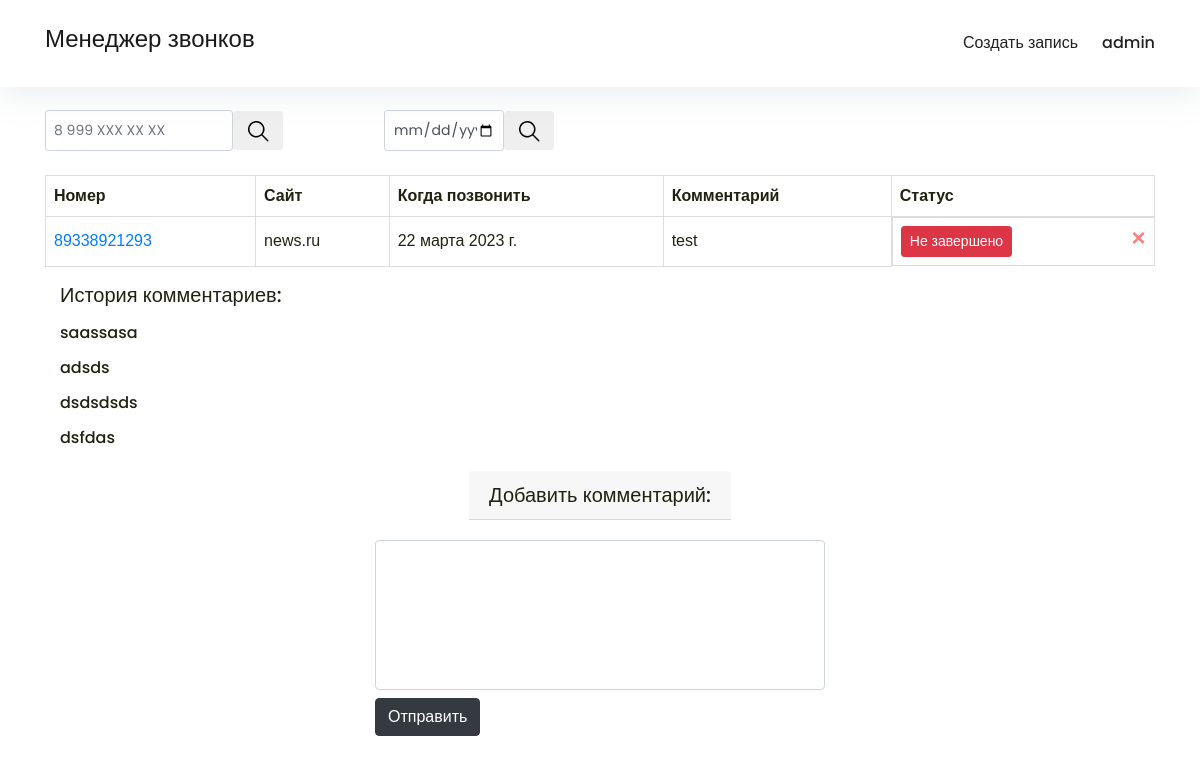
Screenshot of /detail/1 (signed in) with the database file from the repository.
### todolist/models.py (models this page shows, shortened)
class ToDo(models.Model):
    number = models.CharField('Номер телефона', max_length=50, blank=True, null=True)
    site = models.CharField('Сайт', max_length=50, blank=True, null=True)
    datatime = models.DateField('Следующий звонок', auto_now = False , auto_now_add = False)
    comment = models.TextField('Комментарий',max_length = 1000)
    is_complete = models.BooleanField('Завершено', default=False)
    class Meta:
        verbose_name = 'Задача'
        verbose_name_plural = 'Задания'

class Comment(models.Model):
    number = models.ForeignKey(ToDo,
                             on_delete=models.CASCADE,
                             related_name='comments',
                             verbose_name='Задача',
                             blank=True,
                             null=True)
    author = models.ForeignKey(User,
                               on_delete=models.CASCADE,
                               verbose_name='Автор')
    text = models.TextField('Комментарий', help_text='Напишите комментарий')
    pub_date = models.DateTimeField('Дата публикации', auto_now_add=True)
    class Meta:
        ordering = ['-pub_date']
        verbose_name = 'Комментарий'
        verbose_name_plural = 'Комментарии'

### todolist/views.py (the view)
# urls.py: path('detail/<int:pk>', views.TodoDetailview.as_view(), name='detail'),
class TodoDetailview(MyLoginRequiredMixin, TodoFilterView, DetailView):
     model = ToDo
     template_name='todolist/todo_detail.html'

### todolist/forms.py
class TodoForm(forms.ModelForm):
    number = forms.IntegerField(widget=forms.TextInput(attrs={"class": "form-control", "id": "number", "placeholder": "8(123)456-78-90"}))
    site = forms.CharField(widget=forms.TextInput(attrs={"class": "form-control", "id": "site", "placeholder": "example.ru"}))
    datatime = forms.DateTimeField(widget=forms.DateTimeInput(attrs={"type": "date", "class": "form-control", "id": "datatime"}))
    comment = forms.CharField(widget=forms.Textarea(attrs={"class": "form-control", "id": "comment"}))
    class Meta:
        model = ToDo
        fields = ('number', 'site', 'datatime', 'comment')

class CommentsFormModel(forms.ModelForm):
    text = forms.CharField(widget=forms.Textarea(attrs={"class": "form-control"}))
    class Meta:
        model = Comment
        fields = ['text']

### todoapp/context_proccesor.py (called while the page is built)
def get_context_data(request):
    context = {
        'todo_create': TodoForm(),
        'comment_create': CommentsFormModel(),
    }
    return context

### templates/todolist/todo_detail.html (shortened to what this page needs)
{% extends "todolist/base_todolist.html" %}
{% load static %}
{% block table %}
    <table>
        <tr>
            <th>Номер</th>
            <th>Сайт</th>
            <th>Когда позвонить</th>
            <th>Комментарий</th>
            <th>Статус</th>
        </tr>
        <tr>
            <td>
                <a href="{% url 'todolist:detail' pk=object.id %}">{{ object.number }}</a>
            </td>
            <td>{{ object.site }}</td>
            <td>{{ object.datatime }}</td>
            <td>
                    {{ object.comment }}
            </td>
            <td class="d-flex justify-content-between">
            {% if object.is_complete == False %}
                <a class="btn btn-danger btn-sm" href="{% url 'todolist:update' pk=object.id %}">Не завершено</a>
            {% else %}
                <a class="btn btn-success btn-sm" href="{% url 'todolist:update' pk=object.id %}">Выполнено</a>
            {% endif %}
                <a class="close" href="{% url 'todolist:delete' pk=object.id %}">
                    <span aria-hidden="true" style="color:red">×</span>
                </a>
            </td>
        </tr>
    </table>
    <div class="container my-3">
        <h5>История комментариев:</h5>
        {% for comments in object.comments.all %}
        <div class="my-3">
            <h6>{{ comments.text }}</h6>
        </div>
        {% endfor %}
    </div>
    <div class="align-items-center d-flex flex-column my-4">
            <h5 class="card-header">Добавить комментарий:</h5>
            <div class="card-body">
            <form method="post" action="{% url 'todolist:create_comment' id=object.id %}">
                <div class="form-group mb-2">
                {{ comment_create.text }}
                </div>
                <button type="submit" class="btn btn-dark">Отправить</button>
            </form>
            </div>
      </div>
{% endblock %}

### templates/include/navbar.html (shortened to what this page needs)
{% load static %}
<div class="navigation-wrap bg-light start-header start-style">
    <div class="container">
        <div class="row">
            <div class="col-12">
                <nav class="navbar navbar-expand-md navbar-light">
                        <a class="navbar-brand" href="{% url 'todolist:index' %}">
                            <h4>Менеджер звонков</h4>
                        </a>
                    <div class="collapse navbar-collapse" id="navbarSupportedContent">
                        <ul class="navbar-nav ml-auto py-4 py-md-0">
                            <li class="nav-item pl-4 pl-md-0 ml-0 ml-md-4">
                                <a class="nav-link"  data-toggle="modal" data-target="#exampleModal" data-whatever="@mdo" style="cursor: pointer">Создать запись</a>
                            </li>
                            <li class="nav-item pl-4 pl-md-0 ml-0 ml-md-4">
                                {% if user.authenticated %}
                                    <a class="nav-link" href="/login">{{ user }}</a>
                                {% else %}
                                    <a class="nav-link" href="/logout">{{ user }}</a>
                                {% endif %}
                            </li>
                        </ul>
                    </div>
                </nav>
            </div>
        </div>
    </div>
</div>

### static/css/custom.css (style rules this page uses)
body { font-family: 'Poppins', sans-serif; font-size: 16px; line-height: 24px; font-weight: 400; color: #212112; background-position: center; background-repeat: repeat; background-size: 7%; background-color: #fff; overflow-x: hidden; transition: all 200ms linear; }
.start-header { opacity: 1; transform: translateY(0); padding: 20px 0; box-shadow: 0 10px 30px 0 rgba(138, 155, 165, 0.15); -webkit-transition : all 0.3s ease-out; transition : all 0.3s ease-out; }
.navigation-wrap { position: fixed; width: 100%; top: 0; left: 0; z-index: 1000; -webkit-transition : all 0.3s ease-out; transition : all 0.3s ease-out; }
.navbar { padding: 0; }
.nav-link { color: #212121 !important; font-weight: 500; transition: all 200ms linear; }
.nav-link { position: relative; padding: 5px 0 !important; display: inline-block; }
.nav-item:after { position: absolute; bottom: -5px; left: 0; width: 100%; height: 2px; content: ''; background-color: #8167a9; opacity: 0; transition: all 200ms linear; }
.nav-item { position: relative; transition: all 200ms linear; }
.bg-light { background-color: #fff !important; transition: all 200ms linear; }
table { font-family: arial, sans-serif; border-collapse: collapse; width: 100%; }
td, th { border: 1px solid #dddddd; text-align: left; padding: 8px; }

### templates/todolist/todo_detail.html (style rules this page uses)
textarea.form-control { resize: none; max-width: 450px; max-height: 150px; }

### rows the page displays
ToDo: number "89338921293", site "news.ru", datatime "22 марта 2023 г.", comment "test"
Comment: text "saassasa"
Comment: text "adsds"
Comment: text "dsdsdsds"
Comment: text "dsfdas"

### other values shown
{{ user }} "admin"
